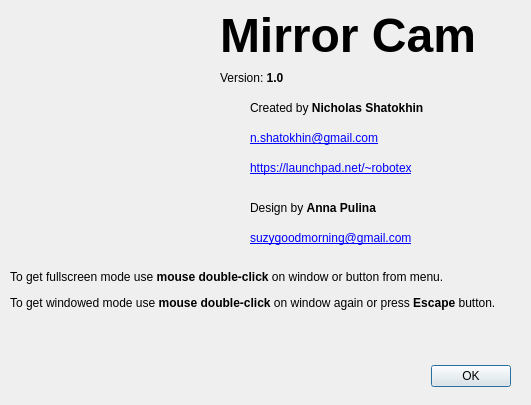
<?xml version="1.0" encoding="UTF-8"?>
<ui version="4.0">
 <class>Details</class>
 <widget class="QDialog" name="Details">
  <property name="geometry">
   <rect>
    <x>0</x>
    <y>0</y>
    <width>531</width>
    <height>405</height>
   </rect>
  </property>
  <property name="windowTitle">
   <string>About</string>
  </property>
  <widget class="QDialogButtonBox" name="buttonBox">
   <property name="geometry">
    <rect>
     <x>170</x>
     <y>360</y>
     <width>341</width>
     <height>32</height>
    </rect>
   </property>
   <property name="orientation">
    <enum>Qt::Horizontal</enum>
   </property>
   <property name="standardButtons">
    <set>QDialogButtonBox::Ok</set>
   </property>
  </widget>
  <widget class="QLabel" name="label">
   <property name="geometry">
    <rect>
     <x>0</x>
     <y>0</y>
     <width>256</width>
     <height>256</height>
    </rect>
   </property>
   <property name="text">
    <string/>
   </property>
   <property name="pixmap">
    <pixmap resource="resource.qrc">:/images/icon256.png</pixmap>
   </property>
  </widget>
  <widget class="QLabel" name="label_2">
   <property name="geometry">
    <rect>
     <x>220</x>
     <y>0</y>
     <width>261</width>
     <height>71</height>
    </rect>
   </property>
   <property name="text">
    <string>&lt;html&gt;&lt;head/&gt;&lt;body&gt;&lt;p&gt;&lt;span style=&quot; font-size:36pt; font-weight:600;&quot;&gt;Mirror Cam&lt;/span&gt;&lt;/p&gt;&lt;/body&gt;&lt;/html&gt;</string>
   </property>
  </widget>
  <widget class="QLabel" name="label_3">
   <property name="geometry">
    <rect>
     <x>250</x>
     <y>100</y>
     <width>221</width>
     <height>17</height>
    </rect>
   </property>
   <property name="text">
    <string>&lt;html&gt;&lt;head/&gt;&lt;body&gt;&lt;p&gt;Created by &lt;span style=&quot; font-weight:600;&quot;&gt;Nicholas Shatokhin&lt;/span&gt;&lt;/p&gt;&lt;/body&gt;&lt;/html&gt;</string>
   </property>
  </widget>
  <widget class="QLabel" name="label_4">
   <property name="geometry">
    <rect>
     <x>250</x>
     <y>130</y>
     <width>211</width>
     <height>17</height>
    </rect>
   </property>
   <property name="text">
    <string>&lt;html&gt;&lt;head/&gt;&lt;body&gt;&lt;p&gt;&lt;a href=&quot;mailto:n.shatokhin@gmail.com&quot;&gt;&lt;span style=&quot; text-decoration: underline; color:#0000ff;&quot;&gt;n.shatokhin@gmail.com&lt;/span&gt;&lt;/a&gt;&lt;/p&gt;&lt;/body&gt;&lt;/html&gt;</string>
   </property>
  </widget>
  <widget class="QLabel" name="label_5">
   <property name="geometry">
    <rect>
     <x>250</x>
     <y>160</y>
     <width>221</width>
     <height>17</height>
    </rect>
   </property>
   <property name="text">
    <string>&lt;html&gt;&lt;head/&gt;&lt;body&gt;&lt;p&gt;&lt;a href=&quot;https://launchpad.net/~robotex&quot;&gt;&lt;span style=&quot; text-decoration: underline; color:#0000ff;&quot;&gt;https://launchpad.net/~robotex&lt;/span&gt;&lt;/a&gt;&lt;/p&gt;&lt;/body&gt;&lt;/html&gt;</string>
   </property>
  </widget>
  <widget class="QLabel" name="label_6">
   <property name="geometry">
    <rect>
     <x>250</x>
     <y>200</y>
     <width>221</width>
     <height>17</height>
    </rect>
   </property>
   <property name="text">
    <string>&lt;html&gt;&lt;head/&gt;&lt;body&gt;&lt;p&gt;Design by &lt;span style=&quot; font-weight:600;&quot;&gt;Anna Pulina&lt;/span&gt;&lt;/p&gt;&lt;/body&gt;&lt;/html&gt;</string>
   </property>
  </widget>
  <widget class="QLabel" name="label_7">
   <property name="geometry">
    <rect>
     <x>250</x>
     <y>230</y>
     <width>221</width>
     <height>17</height>
    </rect>
   </property>
   <property name="text">
    <string>&lt;html&gt;&lt;head/&gt;&lt;body&gt;&lt;p&gt;&lt;a href=&quot;mailto:suzygoodmorning@gmail.com&quot;&gt;&lt;span style=&quot; text-decoration: underline; color:#0000ff;&quot;&gt;suzygoodmorning@gmail.com&lt;/span&gt;&lt;/a&gt;&lt;/p&gt;&lt;/body&gt;&lt;/html&gt;</string>
   </property>
  </widget>
  <widget class="QLabel" name="label_8">
   <property name="geometry">
    <rect>
     <x>220</x>
     <y>70</y>
     <width>101</width>
     <height>17</height>
    </rect>
   </property>
   <property name="text">
    <string>&lt;html&gt;&lt;head/&gt;&lt;body&gt;&lt;p&gt;Version: &lt;span style=&quot; font-weight:600;&quot;&gt;1.0&lt;/span&gt;&lt;/p&gt;&lt;/body&gt;&lt;/html&gt;</string>
   </property>
  </widget>
  <widget class="QLabel" name="label_9">
   <property name="geometry">
    <rect>
     <x>10</x>
     <y>270</y>
     <width>501</width>
     <height>91</height>
    </rect>
   </property>
   <property name="text">
    <string>&lt;html&gt;&lt;head/&gt;&lt;body&gt;&lt;p&gt;To get fullscreen mode use &lt;span style=&quot; font-weight:600;&quot;&gt;mouse double-click&lt;/span&gt; on window or button from menu.&lt;/p&gt;&lt;p&gt;To get windowed mode use &lt;span style=&quot; font-weight:600;&quot;&gt;mouse double-click&lt;/span&gt; on window again or press &lt;span style=&quot; font-weight:600;&quot;&gt;Escape&lt;/span&gt; button.&lt;/p&gt;&lt;/body&gt;&lt;/html&gt;</string>
   </property>
   <property name="alignment">
    <set>Qt::AlignLeading|Qt::AlignLeft|Qt::AlignTop</set>
   </property>
   <property name="wordWrap">
    <bool>true</bool>
   </property>
  </widget>
 </widget>
 <resources>
  <include location="resource.qrc"/>
 </resources>
 <connections>
  <connection>
   <sender>buttonBox</sender>
   <signal>accepted()</signal>
   <receiver>Details</receiver>
   <slot>accept()</slot>
   <hints>
    <hint type="sourcelabel">
     <x>248</x>
     <y>254</y>
    </hint>
    <hint type="destinationlabel">
     <x>157</x>
     <y>274</y>
    </hint>
   </hints>
  </connection>
  <connection>
   <sender>buttonBox</sender>
   <signal>rejected()</signal>
   <receiver>Details</receiver>
   <slot>reject()</slot>
   <hints>
    <hint type="sourcelabel">
     <x>316</x>
     <y>260</y>
    </hint>
    <hint type="destinationlabel">
     <x>286</x>
     <y>274</y>
    </hint>
   </hints>
  </connection>
 </connections>
</ui>
